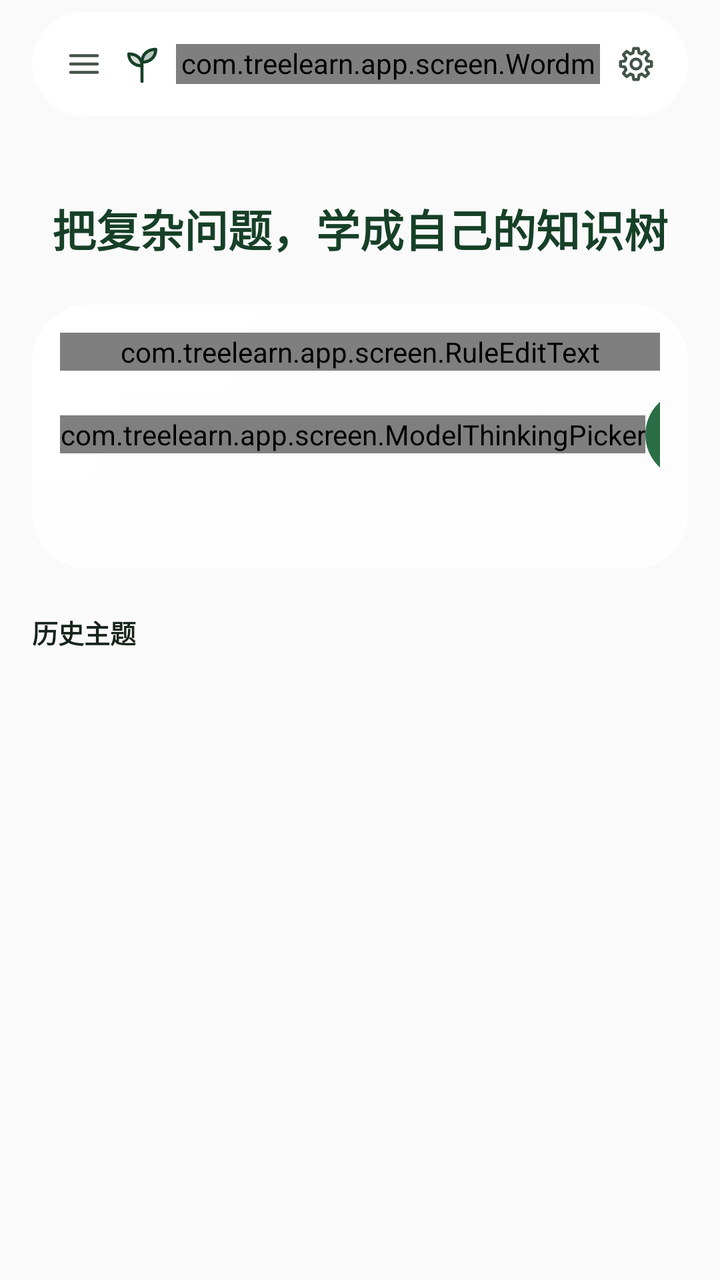
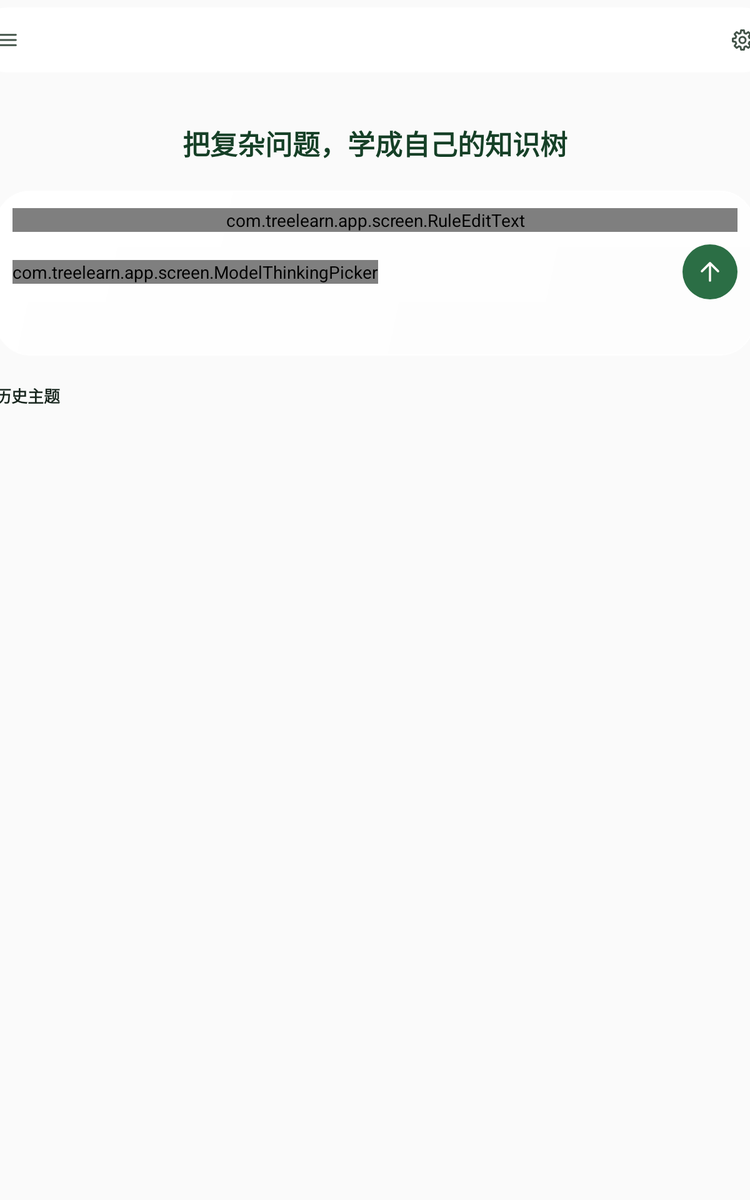

An Android layout and its configuration variant, each rendered on a device that would load it. The default file and the variant file are quoted in full after the pictures.
<!-- AndroidManifest.xml: application theme Theme.TreeLearn -->
<!-- res/layout/screen_home.xml -->
<?xml version="1.0" encoding="utf-8"?>
<FrameLayout xmlns:android="http://schemas.android.com/apk/res/android"
    android:id="@+id/home_screen"
    android:layout_width="match_parent"
    android:layout_height="match_parent"
    android:clipChildren="false">

    <ScrollView
        android:id="@+id/home_root"
        android:layout_width="match_parent"
        android:layout_height="match_parent"
        android:clipToPadding="false"
        android:fillViewport="true"
        android:paddingBottom="@dimen/tab_bar_clearance"
        android:paddingTop="@dimen/top_bar_clearance">

        <include
            layout="@layout/screen_home_body"
            android:layout_width="match_parent"
            android:layout_height="match_parent" />
    </ScrollView>

    <LinearLayout
        android:id="@+id/home_appbar"
        android:layout_width="match_parent"
        android:layout_height="@dimen/topbar_height"
        android:layout_gravity="top"
        android:layout_marginStart="@dimen/space_s4"
        android:layout_marginTop="@dimen/topbar_offset"
        android:layout_marginEnd="@dimen/space_s4"
        android:background="@drawable/bg_glass_control_bar"
        android:elevation="@dimen/glass_capsule_elevation"
        android:gravity="center_vertical"
        android:orientation="horizontal"
        android:paddingStart="@dimen/space_s2"
        android:paddingEnd="@dimen/space_s2">

        <ImageView
            android:id="@+id/home_drawer_button"
            android:layout_width="@dimen/topbar_icon"
            android:layout_height="@dimen/topbar_icon"
            android:background="@drawable/bg_icon_button"
            android:contentDescription="@string/cd_home_drawer"
            android:padding="@dimen/space_s2"
            android:scaleType="centerInside"
            android:src="@drawable/ic_nav_menu"
            android:tint="@color/tl_ink2" />

        
        <LinearLayout
            android:id="@+id/home_brand_lockup"
            android:layout_width="0dp"
            android:layout_height="wrap_content"
            android:layout_weight="1"
            android:gravity="center"
            android:orientation="horizontal">

            <ImageView
                android:id="@+id/home_brand_mark"
                android:layout_width="@dimen/brand_mark_topbar"
                android:layout_height="@dimen/brand_mark_topbar"
                android:contentDescription="@string/cd_home_brand"
                android:scaleType="centerInside"
                android:src="@drawable/ic_brand_sprout" />

            
            <com.treelearn.app.screen.WordmarkTextView
                android:id="@+id/home_brand"
                android:layout_width="wrap_content"
                android:layout_height="@dimen/brand_topbar_line_height"
                android:layout_marginStart="@dimen/brand_topbar_gap"
                android:fontFamily="@font/noto_serif_sc"
                android:letterSpacing="0.06"
                android:text="@string/app_name"
                android:textColor="@color/tl_green_deep"
                android:textSize="@dimen/text_brand_topbar"
                android:textStyle="bold" />
        </LinearLayout>

        <ImageView
            android:id="@+id/home_settings_button"
            android:layout_width="@dimen/topbar_icon"
            android:layout_height="@dimen/topbar_icon"
            android:background="@drawable/bg_icon_button"
            android:contentDescription="@string/cd_home_settings"
            android:padding="@dimen/space_s2"
            android:scaleType="centerInside"
            android:src="@drawable/ic_chat_gear"
            android:tint="@color/tl_ink2" />

    </LinearLayout>
</FrameLayout>
<!-- res/layout/screen_home_body.xml (included above) -->
<?xml version="1.0" encoding="utf-8"?>
<LinearLayout xmlns:android="http://schemas.android.com/apk/res/android"
    android:id="@+id/home_content"
    android:layout_width="match_parent"
    android:layout_height="match_parent"
    android:orientation="vertical"
    android:paddingBottom="@dimen/space_s2">

    <LinearLayout
        android:id="@+id/home_primary"
        android:layout_width="match_parent"
        android:layout_height="wrap_content"
        android:orientation="vertical"
        android:paddingStart="@dimen/space_s4"
        android:paddingTop="@dimen/home_body_top"
        android:paddingEnd="@dimen/space_s4"
        android:paddingBottom="@dimen/space_s4">

        
        <TextView
            android:id="@+id/home_hero_title"
            android:layout_width="match_parent"
            android:layout_height="wrap_content"
            android:layout_marginTop="@dimen/home_hero_top"
            android:fontFamily="@font/noto_serif_sc"
            android:gravity="center"
            android:lineSpacingMultiplier="1.55"
            android:text="@string/home_hero_title"
            android:textAlignment="center"
            android:textColor="@color/tl_green_deep"
            android:textSize="@dimen/text_home_sub"
            android:textStyle="bold" />

        <LinearLayout
            android:id="@+id/home_composer"
            android:layout_width="match_parent"
            android:layout_height="wrap_content"
            android:layout_marginTop="@dimen/home_section_gap"
            android:background="@drawable/bg_glass_composer"
            android:elevation="@dimen/card_elevation"
            android:minHeight="@dimen/composer_min_height"
            android:orientation="vertical"
            android:paddingStart="@dimen/composer_pad"
            android:paddingTop="@dimen/composer_pad"
            android:paddingEnd="@dimen/composer_pad"
            android:paddingBottom="@dimen/composer_pad_bottom">

            <com.treelearn.app.screen.RuleEditText
                android:id="@+id/home_draft"
                android:layout_width="match_parent"
                android:layout_height="wrap_content"
                android:background="@null"
                android:hint="@string/home_draft_hint"
                android:imeOptions="actionSend"
                android:inputType="textMultiLine|textCapSentences"
                android:paddingTop="0dp"
                android:paddingBottom="0dp"
                android:textColor="@color/tl_ink"
                android:textColorHint="@color/tl_ink3"
                android:textSize="@dimen/text_composer" />

            <LinearLayout
                android:layout_width="match_parent"
                android:layout_height="wrap_content"
                android:layout_marginTop="@dimen/composer_row_top"
                android:gravity="center_vertical"
                android:orientation="horizontal">

                

                <com.treelearn.app.screen.ModelThinkingPicker
                    android:id="@+id/home_model_chip"
                    android:layout_width="wrap_content"
                    android:layout_height="wrap_content" />

                <View
                    android:layout_width="0dp"
                    android:layout_height="1dp"
                    android:layout_weight="1" />

                
                <ImageButton
                    android:id="@+id/home_send"
                    android:layout_width="@dimen/touch_min"
                    android:layout_height="@dimen/touch_min"
                    android:background="@drawable/bg_send_fab"
                    android:contentDescription="@string/home_send"
                    android:enabled="false"
                    android:scaleType="centerInside"
                    android:src="@drawable/ic_chat_send"
                    android:tint="@color/tl_surface" />
            </LinearLayout>
        </LinearLayout>

        
        <LinearLayout
            android:id="@+id/home_recommendations_section"
            android:layout_width="match_parent"
            android:layout_height="wrap_content"
            android:layout_marginTop="@dimen/home_section_gap"
            android:orientation="vertical"
            android:visibility="gone">

            
            <LinearLayout
                android:id="@+id/home_recommendations_head"
                android:layout_width="match_parent"
                android:layout_height="wrap_content"
                android:gravity="center_vertical"
                android:orientation="horizontal">

                <ImageView
                    android:id="@+id/home_recommendations_sparkle"
                    android:layout_width="@dimen/space_s4"
                    android:layout_height="@dimen/space_s4"
                    android:importantForAccessibility="no"
                    android:src="@drawable/ic_sparkle"
                    android:tint="@color/tl_ink3" />

                <TextView
                    android:id="@+id/home_recommendations_title"
                    android:layout_width="wrap_content"
                    android:layout_height="wrap_content"
                    android:layout_marginStart="@dimen/space_s1"
                    android:textColor="@color/tl_green_deep"
                    android:textSize="@dimen/text_cap"
                    android:textStyle="bold" />
            </LinearLayout>

            <com.treelearn.app.screen.RecommendationMarquee
                android:id="@+id/home_recommendations"
                android:layout_width="match_parent"
                android:layout_height="wrap_content"
                android:layout_marginTop="@dimen/space_s2" />
        </LinearLayout>

        <LinearLayout
            android:id="@+id/home_recent_section"
            android:layout_width="match_parent"
            android:layout_height="wrap_content"
            android:layout_marginTop="@dimen/home_section_gap"
            android:orientation="vertical">

            
            <LinearLayout
                android:id="@+id/home_recent_head"
                android:layout_width="match_parent"
                android:layout_height="wrap_content"
                android:orientation="horizontal">

                <TextView
                    android:id="@+id/home_recent_title"
                    android:layout_width="wrap_content"
                    android:layout_height="wrap_content"
                    android:text="@string/home_recent_title"
                    android:textColor="@color/tl_ink"
                    android:textSize="@dimen/text_sm"
                    android:textStyle="bold" />

                <TextView
                    android:id="@+id/home_recent_count"
                    android:layout_width="wrap_content"
                    android:layout_height="wrap_content"
                    android:layout_marginStart="@dimen/space_s2"
                    android:textColor="@color/tl_ink3"
                    android:textSize="@dimen/text_cap"
                    android:visibility="gone" />
            </LinearLayout>

            
            <TextView
                android:id="@+id/home_topics_empty"
                android:layout_width="match_parent"
                android:layout_height="wrap_content"
                android:layout_marginTop="@dimen/space_s6"
                android:gravity="center"
                android:lineSpacingMultiplier="1.9"
                android:text="@string/home_topics_empty"
                android:textColor="@color/tl_ink3"
                android:textSize="@dimen/text_sm"
                android:visibility="gone" />

            <LinearLayout
                android:id="@+id/home_recent_list"
                android:layout_width="match_parent"
                android:layout_height="wrap_content"
                android:layout_marginTop="@dimen/space_s2"
                android:orientation="vertical"
                android:visibility="gone" />
        </LinearLayout>

        
        <TextView
            android:id="@+id/home_notice"
            android:layout_width="match_parent"
            android:layout_height="wrap_content"
            android:layout_marginTop="@dimen/space_s2"
            android:textSize="@dimen/text_sm"
            android:visibility="gone" />
    </LinearLayout>
</LinearLayout>
<!-- resources referenced by this layout -->
<resources>
  <color name="tl_green_deep">#164027</color>
  <color name="tl_ink">#16241C</color>
  <color name="tl_ink2">#435449</color>
  <color name="tl_ink3">#627067</color>
  <color name="tl_surface">#FCFBF8</color>
  <dimen name="brand_mark_topbar">22dp</dimen>
  <dimen name="brand_topbar_gap">6dp</dimen>
  <dimen name="brand_topbar_line_height">20sp</dimen>
  <dimen name="card_elevation">1dp</dimen>
  <dimen name="composer_min_height">132dp</dimen>
  <dimen name="composer_pad">14dp</dimen>
  <dimen name="composer_pad_bottom">12dp</dimen>
  <dimen name="composer_row_top">10dp</dimen>
  <dimen name="glass_capsule_elevation">8dp</dimen>
  <dimen name="home_body_top">14dp</dimen>
  <dimen name="home_hero_top">26dp</dimen>
  <dimen name="home_section_gap">22dp</dimen>
  <dimen name="space_s1">4dp</dimen>
  <dimen name="space_s2">8dp</dimen>
  <dimen name="space_s4">16dp</dimen>
  <dimen name="space_s6">24dp</dimen>
  <dimen name="tab_bar_clearance">90dp</dimen>
  <dimen name="text_brand_topbar">20sp</dimen>
  <dimen name="text_cap">12sp</dimen>
  <dimen name="text_composer">14.5sp</dimen>
  <dimen name="text_home_sub">22sp</dimen>
  <dimen name="text_sm">13sp</dimen>
  <dimen name="top_bar_clearance">58dp</dimen>
  <dimen name="topbar_height">52dp</dimen>
  <dimen name="topbar_icon">36dp</dimen>
  <dimen name="topbar_offset">6dp</dimen>
  <dimen name="touch_min">44dp</dimen>
  <!-- drawable bg_icon_button (drawable) -->
  <?xml version="1.0" encoding="utf-8"?>
  <ripple xmlns:android="http://schemas.android.com/apk/res/android"
      android:color="@color/ripple_control">
      <item>
          <shape android:shape="rectangle">
              <solid android:color="@android:color/transparent" />
              <corners android:radius="@dimen/radius_md" />
          </shape>
      </item>
      <item android:id="@android:id/mask">
          <shape android:shape="rectangle">
              <solid android:color="@android:color/white" />
              <corners android:radius="@dimen/radius_md" />
          </shape>
      </item>
  </ripple>
  <!-- drawable ic_chat_send (drawable) -->
  <?xml version="1.0" encoding="utf-8"?>
  <vector xmlns:android="http://schemas.android.com/apk/res/android"
      android:width="24dp"
      android:height="24dp"
      android:viewportWidth="24"
      android:viewportHeight="24">
      <path
          android:pathData="M12 19V5M5.5 11.5 12 5l6.5 6.5"
          android:strokeColor="#FF212121"
          android:strokeWidth="1.8"
          android:strokeLineCap="round"
          android:strokeLineJoin="round" />
  </vector>
  <string name="app_name">知芽</string>
  <string name="cd_home_brand">知芽 Logo</string>
  <string name="cd_home_drawer">打开菜单</string>
  <string name="cd_home_settings">设置</string>
  <string name="home_draft_hint">输入你的根问题，例如：帮我系统理解 Transformer 的注意力机制</string>
  <string name="home_hero_title">把复杂问题，学成自己的知识树</string>
  <string name="home_recent_title">历史主题</string>
  <string name="home_send">发送</string>
  <string name="home_topics_empty">还没有主题</string>
  <!-- from res/values-v35/ -->
  <style name="Theme.TreeLearn" parent="@android:style/Theme.Material.Light.NoActionBar">
          <item name="android:windowOptOutEdgeToEdgeEnforcement">true</item>
      </style>
  <color name="glass_sheen">#80FFFFFF</color>
  <dimen name="radius_2xl">28dp</dimen>
  <color name="glass_card_lo">#7FFFFFFF</color>
  <color name="glass_card">#DBFFFFFF</color>
  <dimen name="hairline">1dp</dimen>
  <color name="glass_edge">#E0FFFFFF</color>
  <dimen name="radius_full">99dp</dimen>
  <color name="glass_control">#FAFFFFFF</color>
  <dimen name="radius_md">14dp</dimen>
  <color name="tl_line">#E2DFD6</color>
  <color name="tl_green">#2B6E45</color>
  <!-- some entries are left out for length -->
</resources>
<!-- res/layout-sw600dp/screen_home.xml (the repository's variant of the layout above) -->
<!-- drawn on a 7-inch tablet held upright -->
<?xml version="1.0" encoding="utf-8"?>
<FrameLayout xmlns:android="http://schemas.android.com/apk/res/android"
    android:id="@+id/home_screen"
    android:layout_width="match_parent"
    android:layout_height="match_parent"
    android:clipChildren="false">

    <ScrollView
        android:id="@+id/home_root"
        android:layout_width="match_parent"
        android:layout_height="match_parent"
        android:clipToPadding="false"
        android:fillViewport="true"
        android:paddingBottom="@dimen/tab_bar_clearance"
        android:paddingTop="@dimen/top_bar_clearance">

        <FrameLayout
            android:layout_width="match_parent"
            android:layout_height="wrap_content">

            <include
                layout="@layout/screen_home_body"
                android:layout_width="@dimen/content_measure"
                android:layout_height="wrap_content"
                android:layout_gravity="center_horizontal" />
        </FrameLayout>
    </ScrollView>

    <LinearLayout
        android:id="@+id/home_appbar"
        android:layout_width="@dimen/content_measure"
        android:layout_height="@dimen/topbar_height"
        android:layout_gravity="top|center_horizontal"
        android:layout_marginTop="@dimen/topbar_offset"
        android:background="@drawable/bg_glass_control_bar"
        android:elevation="@dimen/glass_capsule_elevation"
        android:gravity="center_vertical"
        android:orientation="horizontal"
        android:paddingStart="@dimen/space_s2"
        android:paddingEnd="@dimen/space_s2">

        <ImageView
            android:id="@+id/home_drawer_button"
            android:layout_width="@dimen/topbar_icon"
            android:layout_height="@dimen/topbar_icon"
            android:background="@drawable/bg_icon_button"
            android:contentDescription="@string/cd_home_drawer"
            android:padding="@dimen/space_s2"
            android:scaleType="centerInside"
            android:src="@drawable/ic_nav_menu"
            android:tint="@color/tl_ink2" />

        <View
            android:layout_width="0dp"
            android:layout_height="1dp"
            android:layout_weight="1" />

        <ImageView
            android:id="@+id/home_settings_button"
            android:layout_width="@dimen/topbar_icon"
            android:layout_height="@dimen/topbar_icon"
            android:background="@drawable/bg_icon_button"
            android:contentDescription="@string/cd_home_settings"
            android:padding="@dimen/space_s2"
            android:scaleType="centerInside"
            android:src="@drawable/ic_chat_gear"
            android:tint="@color/tl_ink2" />

    </LinearLayout>
</FrameLayout>
<!-- resources referenced by the variant -->
<!-- as a 7-inch tablet held upright resolves them -->
<resources>
  <color name="tl_green_deep">#164027</color>
  <color name="tl_ink">#16241C</color>
  <color name="tl_ink2">#435449</color>
  <color name="tl_ink3">#627067</color>
  <color name="tl_surface">#FCFBF8</color>
  <dimen name="card_elevation">1dp</dimen>
  <dimen name="composer_min_height">132dp</dimen>
  <dimen name="composer_pad">14dp</dimen>
  <dimen name="composer_pad_bottom">12dp</dimen>
  <dimen name="composer_row_top">10dp</dimen>
  <dimen name="content_measure">640dp</dimen>
  <dimen name="glass_capsule_elevation">8dp</dimen>
  <dimen name="home_body_top">14dp</dimen>
  <dimen name="home_hero_top">26dp</dimen>
  <dimen name="home_section_gap">22dp</dimen>
  <dimen name="space_s1">4dp</dimen>
  <dimen name="space_s2">8dp</dimen>
  <dimen name="space_s4">16dp</dimen>
  <dimen name="space_s6">24dp</dimen>
  <dimen name="tab_bar_clearance">90dp</dimen>
  <dimen name="text_cap">12sp</dimen>
  <dimen name="text_composer">14.5sp</dimen>
  <dimen name="text_home_sub">22sp</dimen>
  <dimen name="text_sm">13sp</dimen>
  <dimen name="top_bar_clearance">58dp</dimen>
  <dimen name="topbar_height">52dp</dimen>
  <dimen name="topbar_icon">36dp</dimen>
  <dimen name="topbar_offset">6dp</dimen>
  <dimen name="touch_min">44dp</dimen>
  <!-- drawable bg_icon_button (drawable) -->
  <?xml version="1.0" encoding="utf-8"?>
  <ripple xmlns:android="http://schemas.android.com/apk/res/android"
      android:color="@color/ripple_control">
      <item>
          <shape android:shape="rectangle">
              <solid android:color="@android:color/transparent" />
              <corners android:radius="@dimen/radius_md" />
          </shape>
      </item>
      <item android:id="@android:id/mask">
          <shape android:shape="rectangle">
              <solid android:color="@android:color/white" />
              <corners android:radius="@dimen/radius_md" />
          </shape>
      </item>
  </ripple>
  <!-- drawable ic_chat_send (drawable) -->
  <?xml version="1.0" encoding="utf-8"?>
  <vector xmlns:android="http://schemas.android.com/apk/res/android"
      android:width="24dp"
      android:height="24dp"
      android:viewportWidth="24"
      android:viewportHeight="24">
      <path
          android:pathData="M12 19V5M5.5 11.5 12 5l6.5 6.5"
          android:strokeColor="#FF212121"
          android:strokeWidth="1.8"
          android:strokeLineCap="round"
          android:strokeLineJoin="round" />
  </vector>
  <string name="cd_home_drawer">打开菜单</string>
  <string name="cd_home_settings">设置</string>
  <string name="home_draft_hint">输入你的根问题，例如：帮我系统理解 Transformer 的注意力机制</string>
  <string name="home_hero_title">把复杂问题，学成自己的知识树</string>
  <string name="home_recent_title">历史主题</string>
  <string name="home_send">发送</string>
  <string name="home_topics_empty">还没有主题</string>
  <!-- from res/values-v35/ -->
  <style name="Theme.TreeLearn" parent="@android:style/Theme.Material.Light.NoActionBar">
          <item name="android:windowOptOutEdgeToEdgeEnforcement">true</item>
      </style>
  <color name="glass_sheen">#80FFFFFF</color>
  <dimen name="radius_2xl">28dp</dimen>
  <color name="glass_card_lo">#7FFFFFFF</color>
  <color name="glass_card">#DBFFFFFF</color>
  <dimen name="hairline">1dp</dimen>
  <color name="glass_edge">#E0FFFFFF</color>
  <dimen name="radius_full">99dp</dimen>
  <color name="glass_control">#FAFFFFFF</color>
  <dimen name="radius_md">14dp</dimen>
  <color name="tl_line">#E2DFD6</color>
  <color name="tl_green">#2B6E45</color>
  <!-- some entries are left out for length -->
</resources>
